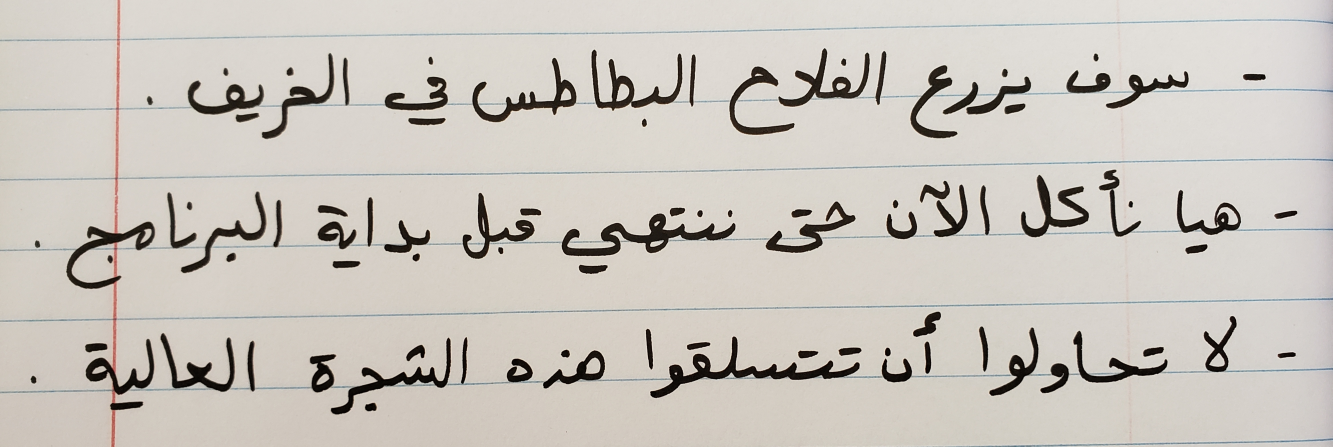
#> input picture AFANDI Soufaine - Arabic Handwritten Word Recognition/2 - Use CNN Model For Arabic Handwiting Word Recognation/arabic-handwriting-4.jpg, 3997 x 1340 px (shown at 1/3 size)
$ jupyter execute --allow-errors 'Arabic handwritten word recognition.ipynb'
#> lines starting #> are read from the running program, lines starting #| are printed output that depends on the picture; after the words box and inside, x2 and y2 are one past the last pixel; in counts of white or black regions, pixels touching at a corner belong together; long printed decimals are rounded
# Arabic handwritten word recognition

[cell 1]
import cv2
import numpy as np
import matplotlib.pyplot as plt

[cell 2]
img = cv2.imread('arabic-handwriting-4.jpg')
#> img is the input picture: shape (1340, 3997, 3); mean B, G, R 189.7, 196.8, 202.1
img = cv2.cvtColor(img, cv2.COLOR_BGR2RGB)

h, w, c = img.shape

if w > 1000:
    new_w = 1000
    ar = w/h
    new_h = int(new_w/ar)

    img = cv2.resize(img, (new_w, new_h), interpolation = cv2.INTER_AREA)
#> img: shape (335, 1000, 3)

plt.imshow(img)

### Line segmentation

[cell 3]
def thresholding(image):
    img_gray = cv2.cvtColor(image, cv2.COLOR_BGR2GRAY)
    ret, thresh = cv2.threshold(img_gray, 80, 255, cv2.THRESH_BINARY_INV)
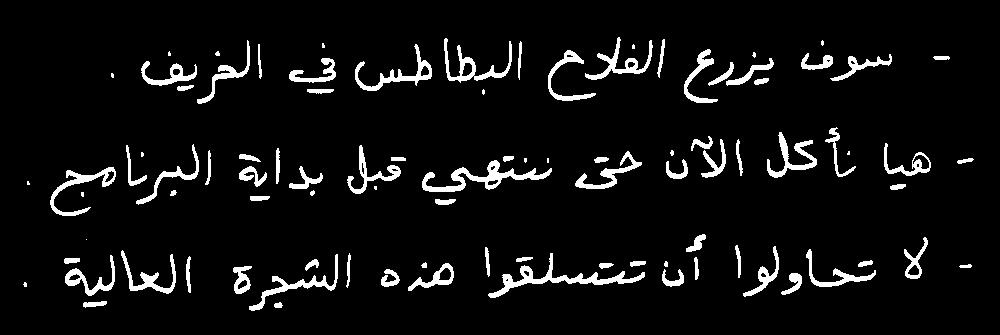
#> thresh: shape (335, 1000); 6.1% white; 93 white regions (18 under 20 px), largest, box (x1, y1, x2, y2) and area: (488, 253, 645, 298) 1227, (422, 160, 552, 192) 1187, (355, 44, 432, 91) 740
    plt.imshow(thresh, cmap='gray')
    return thresh

[cell 4]
thresh_img = thresholding(img)

[cell 5]
# dilation
kernel = np.ones((3, 85), np.uint8)
dilated = cv2.dilate(thresh_img, kernel, iterations = 1)
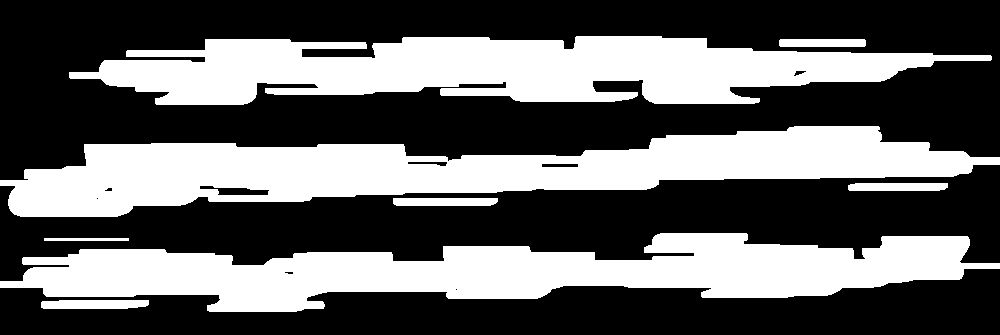
#> dilated: shape (335, 1000); 39.2% white; 8 white regions
plt.imshow(dilated, cmap='gray')

[cell 6]
(contours, heirarchy) = cv2.findContours(dilated.copy(), cv2.RETR_EXTERNAL, cv2.CHAIN_APPROX_NONE)
#> contours = 8 contours; box (x1, y1, x2, y2) and area: (0, 126, 1000, 217) 44398, (0, 233, 1000, 312) 41572, (69, 36, 992, 105) 38853, (41, 300, 149, 309) 802, (393, 198, 498, 206) 713, (848, 183, 948, 191) 673, (779, 39, 866, 47) 600, (44, 238, 129, 241) 168

[cell 7]
sorted_contours_lines = sorted(contours, key= lambda ctr : cv2.boundingRect(ctr)[1]) # (x, y, w, h)
#> sorted_contours_lines has the same summary as contours

[cell 8]
img2 = img.copy()

for ctr in sorted_contours_lines:

    x, y, w, h = cv2.boundingRect(ctr)
    cv2.rectangle(img2, (x, y), (x+w, y+h), (40, 100, 250), 2)
#> this loop made 8 passes
#> (x, y, w, h) on passes 1 to 8: (69, 36, 923, 69), (779, 39, 87, 8), (0, 126, 1000, 91), (848, 183, 100, 8), (393, 198, 105, 8), (0, 233, 1000, 79), (44, 238, 85, 3), (41, 300, 108, 9)
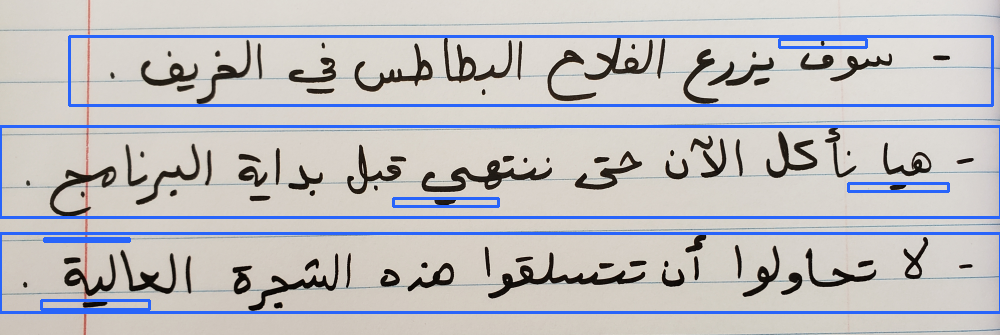
#> img2: shape (335, 1000, 3); mean R, G, B 190.9, 189.8, 192.8

plt.imshow(img2)

### Text segmentation

[cell 9]
# dilation
kernel = np.ones((3, 15), np.uint8)
dilated2 = cv2.dilate(thresh_img, kernel, iterations = 1)
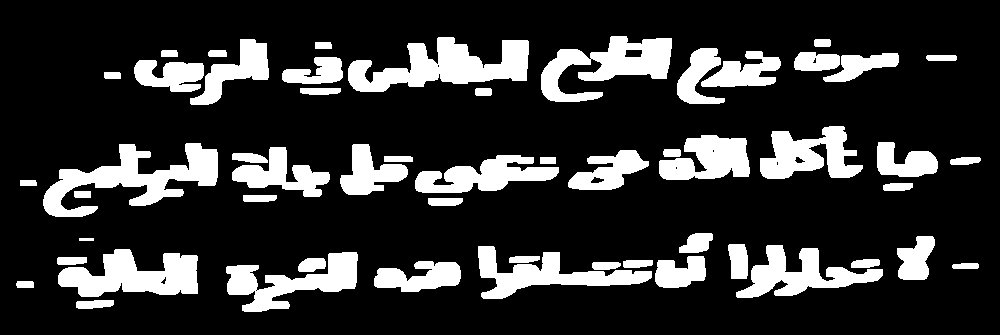
#> dilated2: shape (335, 1000); 19.5% white; 54 white regions, largest, box (x1, y1, x2, y2) and area: (43, 143, 218, 217) 5241, (348, 37, 529, 92) 5237, (541, 36, 672, 102) 4213
plt.imshow(dilated2, cmap='gray')

[cell 10]
img3 = img.copy()
words_list = []

for line in sorted_contours_lines:

    # roi of each line
    x, y, w, h = cv2.boundingRect(line)
    roi_line = dilated2[y:y+w, x:x+w]

    # draw contours on each word
    (cnt, heirarchy) = cv2.findContours(roi_line.copy(), cv2.RETR_EXTERNAL, cv2.CHAIN_APPROX_NONE)
    sorted_contour_words = sorted(cnt, key=lambda cntr : cv2.boundingRect(cntr)[0])

    for word in sorted_contour_words:

        if cv2.contourArea(word) < 400:
            continue

        x2, y2, w2, h2 = cv2.boundingRect(word)
        words_list.append([x+x2, y+y2, x+x2+w2, y+y2+h2])
        cv2.rectangle(img3, (x+x2, y+y2), (x+x2+w2, y+y2+h2), (255,255,100),2)
#> this loop made 8 passes
#> pass 1, `roi_line = dilated2[y:y+w, x:x+w]`:
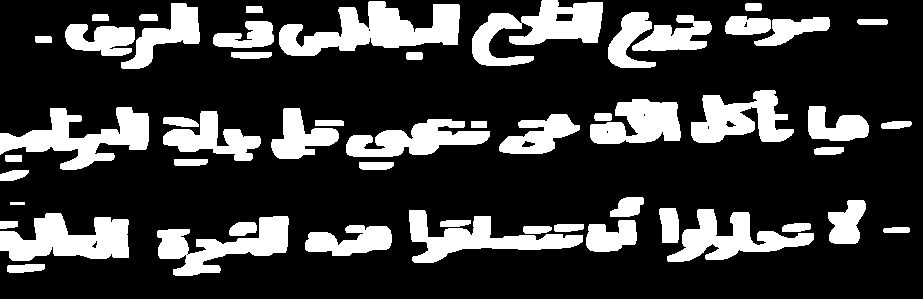
#> roi_line: shape (299, 923); 23.3% white; 53 white regions, largest, box (x1, y1, x2, y2) and area: (279, 1, 460, 56) 5237, (472, 0, 603, 66) 4213, (0, 107, 149, 170) 4203
#> after the loop:
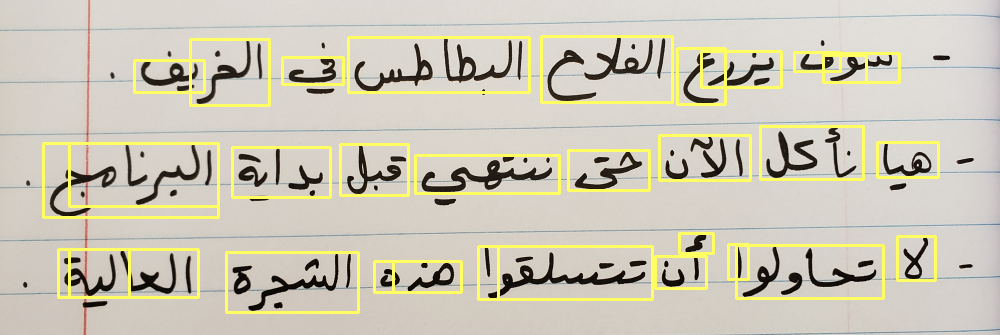
#> img3: shape (335, 1000, 3); mean R, G, B 205.1, 200.2, 183.2
#> after the loop, words_list = 58 items, first 6: [69, 249, 198, 297], [69, 143, 218, 206], [134, 60, 204, 92], [190, 39, 269, 105], [226, 252, 358, 312], [232, 147, 330, 197]

plt.imshow(img3)

[cell 11]
ninth_word = words_list[8]
#> ninth_word = [348, 37, 529, 92]
roi_9 = img[ninth_word[1]:ninth_word[3], ninth_word[0]:ninth_word[2]]
plt.imshow(roi_9);

[cell 12]
ninth_word = words_list[0]
#> ninth_word = [69, 249, 198, 297]
roi_9 = img[ninth_word[1]:ninth_word[3], ninth_word[0]:ninth_word[2]]
#> roi_9: shape (48, 129, 3)
plt.imshow(roi_9);

[cell 13]
ninth_word = words_list[1]
#> ninth_word = [69, 143, 218, 206]
roi_9 = img[ninth_word[1]:ninth_word[3], ninth_word[0]:ninth_word[2]]
#> roi_9: shape (63, 149, 3)
plt.imshow(roi_9);

[cell 14]
ninth_word = words_list[2]
#> ninth_word = [134, 60, 204, 92]
roi_9 = img[ninth_word[1]:ninth_word[3], ninth_word[0]:ninth_word[2]]
#> roi_9: shape (32, 70, 3)
plt.imshow(roi_9);

# ||||||||||||||||||||||||||||||||||||||||||||||||||||||||||||||||||||||||||||||||||||||||||||||||||||||||||||

    -> Understanding text from natural images

    -> Text Recognition

    -> Text Localization

[cell 15]
from tensorflow import keras
#> (the rest of this cell did not finish here and is left out)

#> (a cell that did not finish here is left out)

[cell 17]
ninth_word = words_list[1]
#> ninth_word = [69, 143, 218, 206]
roi_9 = img[ninth_word[1]:ninth_word[3], ninth_word[0]:ninth_word[2]]
plt.imshow(roi_9);

[cell 18]
roi_9.shape

# Libraries

[cell 19]
import numpy as np
import matplotlib.pyplot as plt
import cv2
import math
from collections import OrderedDict

[cell 20]
import pandas as pd
import matplotlib as mpl
import traceback

# 1/ character segmentation

## 1.1 - slant-correction of the images

[cell 21]
img = cv2.imread('arabic-handwriting-4.jpg',0)
#> img: shape (1340, 3997)

[cell 22]
img

[cell 23]
plt.imshow(img)

[cell 24]
thresh = cv2.threshold(img,127,255,1)[1]
#> thresh: shape (1340, 3997); 6.9% white; 506 white regions (374 under 20 px), largest, box (x1, y1, x2, y2) and area: (1950, 1009, 2579, 1194) 20896, (1685, 641, 2206, 769) 20274, (1417, 174, 1729, 367) 12926

[cell 25]
plt.imshow(thresh)

[cell 26]
def pad_with(vector, pad_width, iaxis, kwargs):
    pad_value = kwargs.get('padder', 40)
    vector[:pad_width[0]] = pad_value
    vector[-pad_width[1]:] = pad_value
    return vector

[cell 27]
plt.imshow(np.pad(thresh, 100, pad_with, padder=0))

[cell 28]
thresh = np.pad(thresh, 100, pad_with, padder=0)
#> thresh: shape (1540, 4197); 5.7% white; 506 white regions (374 under 20 px), largest, box (x1, y1, x2, y2) and area: (2050, 1109, 2679, 1294) 20896, (1785, 741, 2306, 869) 20274, (1517, 274, 1829, 467) 12926

[cell 29]
# In[deskew]:
def deskew(img):
    thresh=img
    edges = cv2.Canny(thresh,50,200,apertureSize = 3)
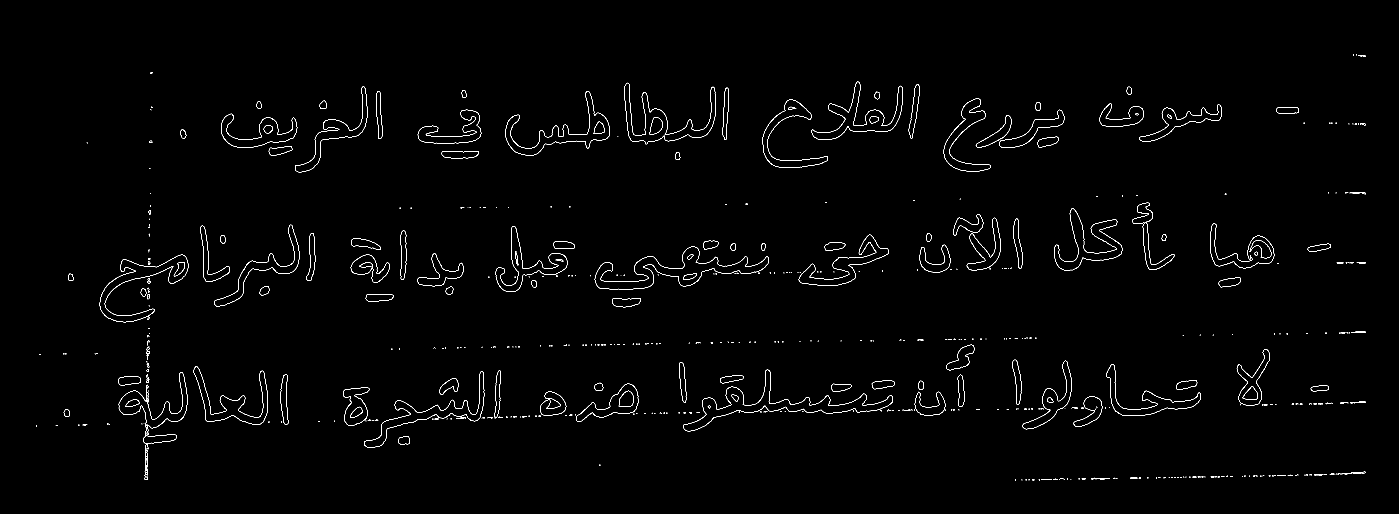
#> edges: shape (1540, 4197) (shown at 1/3 size); 0.73% white in thin lines or dots, all inside (x1, y1, x2, y2) = (108, 163, 4097, 1441)

    lines = cv2.HoughLines(edges,1,np.pi/1000, 55)
    try:
        d1 = OrderedDict()
        for i in range(len(lines)):
            for rho,theta in lines[i]:
                deg = np.rad2deg(theta)
#                print(deg)
                if deg in d1:
                    d1[deg] += 1
                else:
                    d1[deg] = 1
#> after the loop, d1 = 730 items

        t1 = OrderedDict(sorted(d1.items(), key=lambda x:x[1] , reverse=False))
#> t1 = 730 items
        print(list(t1.keys())[0],'Angle' ,thresh.shape)
#| 7.380 Angle (1540, 4197)
        non_zero_pixels = cv2.findNonZero(thresh)
#> non_zero_pixels = contour of 366995 points, box (x1, y1, x2, y2) (109, 164, 4097, 1440), area 2224938
        center, wh, theta = cv2.minAreaRect(non_zero_pixels)
#> center = (2104, 823.7); wh = (4002.8, 1261.7); theta = -0.84
        angle=list(t1.keys())[0]
#> angle = 7.38
        if angle>160:
            angle=180-angle
        if angle<160 and angle>20:
            angle=12
        root_mat = cv2.getRotationMatrix2D(center, angle, 1)
#> root_mat = [[0.992, 0.128, -88.38], [-0.128, 0.992, 277.1]]
        rows, cols = img.shape
        rotated = cv2.warpAffine(img, root_mat, (cols, rows), flags=cv2.INTER_CUBIC)

    except:
        rotated=img
        pass
    return rotated

[cell 30]
deskew(thresh)

[cell 31]
def unshear(img):

    gray = img
    thresh = img.copy()
    #print(thresh)
    plt.imshow(thresh)
    plt.show()
    trans = thresh.transpose()
#> trans: shape (4197, 1540); 5.7% white; 506 white regions (374 under 20 px), largest, box (x1, y1, x2, y2) and area: (1109, 2050, 1294, 2679) 20896, (741, 1785, 869, 2306) 20274, (274, 1517, 467, 1829) 12926

    arr=[]
    for i in range(thresh.shape[1]):
        arr.insert(0,trans[i].sum())
#> after the loop, arr = 4197 values, max 90780 at index 3754, min 0 at index 0, mean 22297.8

    arr=[]
    for i in range(thresh.shape[0]):
        arr.insert(0,thresh[i].sum())
#> after the loop, arr = 1540 values, max 361335 at index 315, min 0 at index 0, mean 60768.7

    y = thresh.shape[0]-1-np.nonzero(arr)[0][0]
#> y = 1439
    y_top = thresh.shape[0]-1-np.nonzero(arr)[0][-1]
#> y_top = 164

    trans1 = thresh.transpose()
    sum1=[]
    for i in range(trans1.shape[0]):
        sum1.insert(i,trans1[i].sum())
#> after the loop, sum1 = 4197 values, max 90780 at index 442, min 0 at index 0, mean 22297.8

    height = y - y_top
#> height = 1275
    max_value = 255*height
#> max_value = 325125
    prev_num = len([i for i in sum1 if i>=(0.6*max_value)])
#> prev_num = 0
    final_ang = 0

    # # print(arr)
    # # print(x,y)
    for ang in range(-25,25,3):
        thresh = gray.copy()
        #print(thresh[0].shape)
        #print(ang)
        print('Ang',ang)
        if ang>0:
            #print(ang)
            for i in range(y):
                temp = thresh[i]
                move = int((y-i)*(math.tan(math.radians(ang))))
                if move >= temp.size:
                    move = temp.size
                thresh[i][:temp.size-move]=temp[move:]
                thresh[i][temp.size-move:] = [0 for m in range(move)]
        else:
            #print(ang)
            for i in range(y):
                temp = thresh[i]
                move = int((y-i)*(math.tan(math.radians(-ang))))
                if move >= temp.size:
                    move = temp.size
                #print(temp[:-3])
                #print(temp[:temp.size-move].shape, thresh[i][move%temp.size:].shape)
                thresh[i][move:]=temp[:temp.size-move]
                thresh[i][:move]=[0 for m in range(move)]

#         plt.imshow(thresh)
#         plt.show()
        trans1 = thresh.transpose()
        sum1=[]
        for i in range(trans1.shape[0]):
            sum1.insert(i,trans1[i].sum())
        #print(sum1)
        num = len([i for i in sum1 if i>=(0.60*max_value)])
        #print(num, prev_num)
        if(num>=prev_num):
            prev_num=num
            final_ang = ang
#> this loop made 17 passes
#> pass 1, in unshear, `trans1 = thresh.transpose()`:
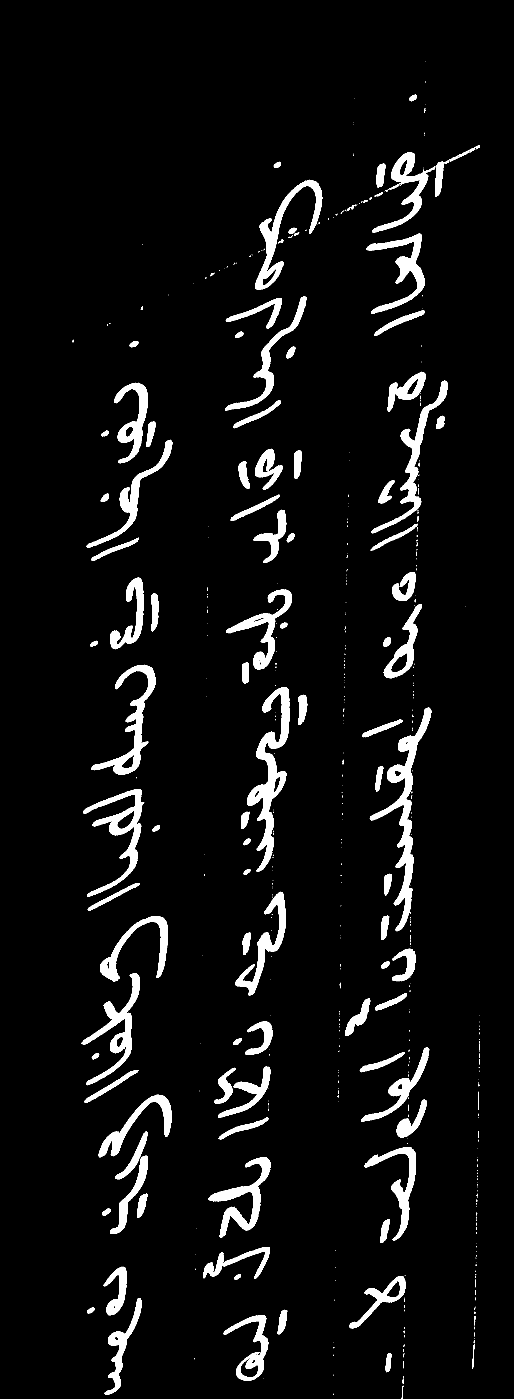
#> trans1: shape (4197, 1540) (shown at 1/3 size); 5.6% white; 476 white regions (351 under 20 px), largest, box (x1, y1, x2, y2) and area: (1109, 2123, 1294, 2794) 20896, (741, 2062, 869, 2616) 20274, (274, 1994, 467, 2324) 12926
#> after the loop, final_ang = 23; prev_num = 0
#> (the rest of the program and of its run is left out)
